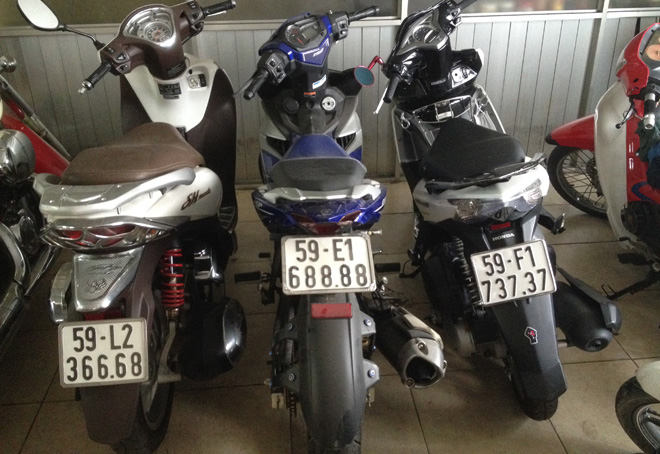
%> input picture code/bien so image test/93def03e-1732-478e-8c83-3ffd1bad1c42.jpg, 660 x 454 px
$ octave --eval "result = angle(imread('bien so image test/93def03e-1732-478e-8c83-3ffd1bad1c42.jpg'));"   (GNU Octave 9; MATLAB toolbox functions it lacks are replaced by stand-ins)
%> lines starting %> are read from the running program, lines starting %| are printed output that depends on the picture; in (x1, y1, x2, y2) boxes, pixels count from 0 and x2, y2 are one past the last pixel; in counts of white or black regions, pixels touching at a corner belong together; the program's own positions count from 1
function y= angle(rgb )
%ANGLE Summary of this function goes here
%   Detailed explanation goes here
gray=rgb2gray(rgb);
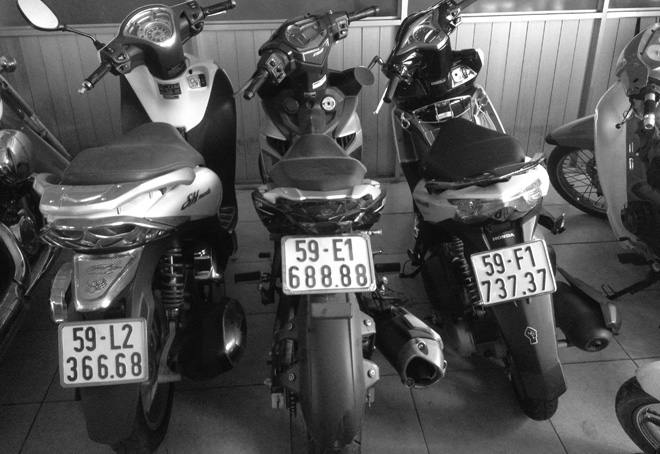
%> gray: size 454x660 uint8; min 6, max 255, mean 85.3
BW=edge(gray,'canny');
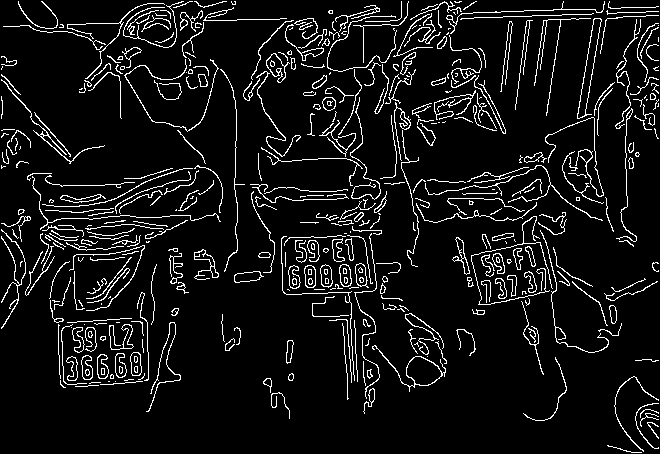
%> BW: size 454x660 logical; 7.8% white in thin lines or dots
BW=imclose(BW,strel('line',10,90));
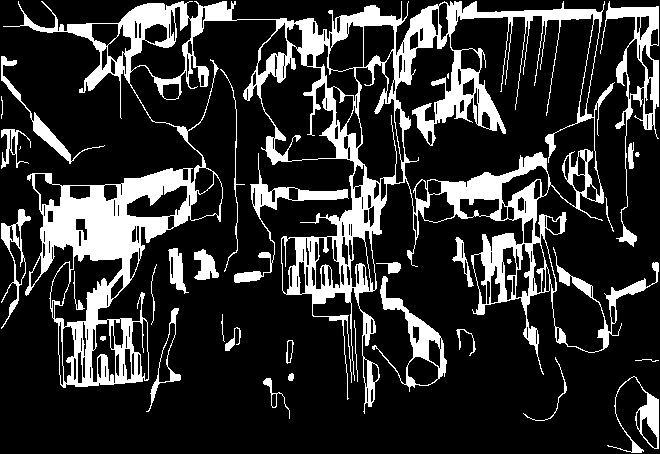
%> BW: size 454x660 logical; 19.5% white; 33 white regions (4 under 20 px), largest, box (x1, y1, x2, y2) and area: (3, 1, 659, 414) 46567, (600, 1, 659, 247) 2646, (372, 276, 447, 392) 1645
[H,theta,rho] = hough(BW);
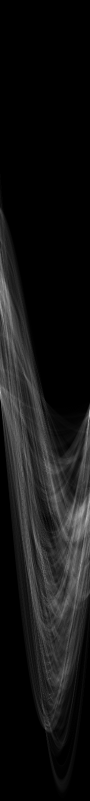
%> H: size 1601x180 double (shown at 1/2 size); min 0, max 453, mean 36.6; drawn with min black and max white
%> theta = 180 values from -90 to 89; rho = 1601 values from -800 to 800
P = houghpeaks(H,1,'threshold',ceil(0.3*max(H(:))));
%> P = [826 180]
lines = houghlines(BW,theta,rho,P,'FillGap',5,'MinLength',7);
%> lines = 14 lines; longest, point1 to point2 (x, y): (546, 16) to (602, 16), (88, 24) to (144, 24), (607, 15) to (659, 15), (489, 17) to (533, 17), (447, 18) to (488, 18), (333, 20) to (373, 20)
% figure, imshow(rgb), hold on
max_len = 0;
p=0;
for k = 1:length(lines)
% [6 lines of commented-out code are left out]
   len = norm(lines(k).point1 - lines(k).point2);
   if ( len > max_len)
      max_len = len;
      p=k;
   end
end
%> this loop made 14 passes
%> (len, max_len, p) on passes 1 to 2: (52, 52, 1), (56, 56, 2)
%> len on passes 3 to 8: 44, 41, 32, 18, 40, 17
A=lines(p).point1;
%> A = [546 16]
B=lines(p).point2;
%> B = [602 16]
goc=atan2(B(2)-A(2),B(1)-A(1));
%> goc = 0
goc=rad2deg(goc);
if goc <80
y=imrotate(rgb,goc,'crop');
%> y is the input picture: size 454x660x3 uint8; mean R, G, B 89.9, 84.6, 77.1
end

end

$ run again, on code/bien so image test/DSC_2071.JPG
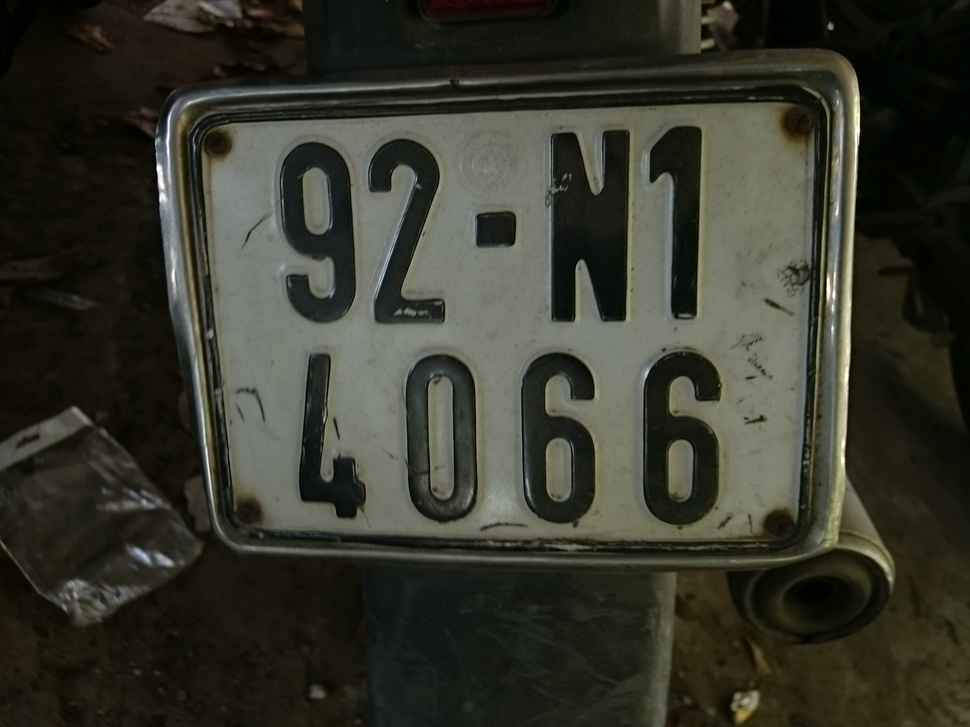
%> input picture code/bien so image test/DSC_2071.JPG, 970 x 727 px, shrunk from 2048 x 1536 before the run
%> in angle, `BW=edge(gray,'canny');`:
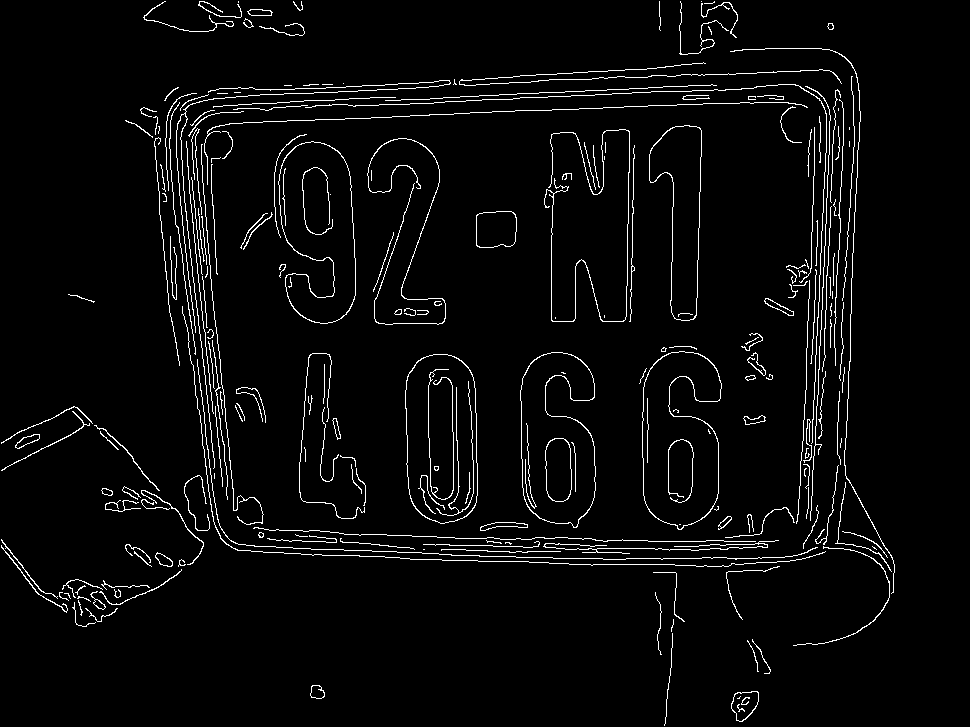
%> BW: size 727x970 logical; 3.7% white in thin lines or dots
%> in angle, `[H,theta,rho] = hough(BW);`:
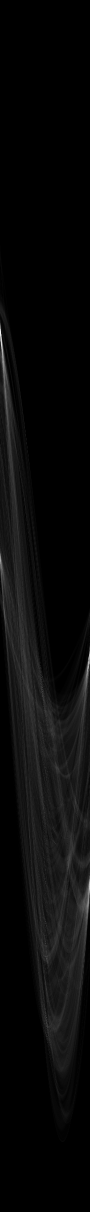
%> H: size 2423x180 double (shown at 1/2 size); min 0, max 616, mean 23.2; drawn with min black and max white
%> theta = 180 values from -90 to 89; rho = 2423 values from -1211 to 1211
%> P = [664 1]
%> lines = 4 lines; point1 to point2 (x, y): (424, 549) to (768, 549), (234, 549) to (414, 549), (813, 549) to (887, 549), (126, 549) to (140, 549)
%> the loop in angle, `for k = 1:length(lines)` made 4 passes
%> (len, max_len) on passes 1 to 3: (14, 14), (180, 180), (344, 344)
%> A = [424 549]
%> B = [768 549]
%> goc = 0
%> in angle, y is the input picture: size 727x970x3 uint8; mean R, G, B 54.7, 55.3, 44

$ run again, on code/bien so image test/T2-0199.jpg
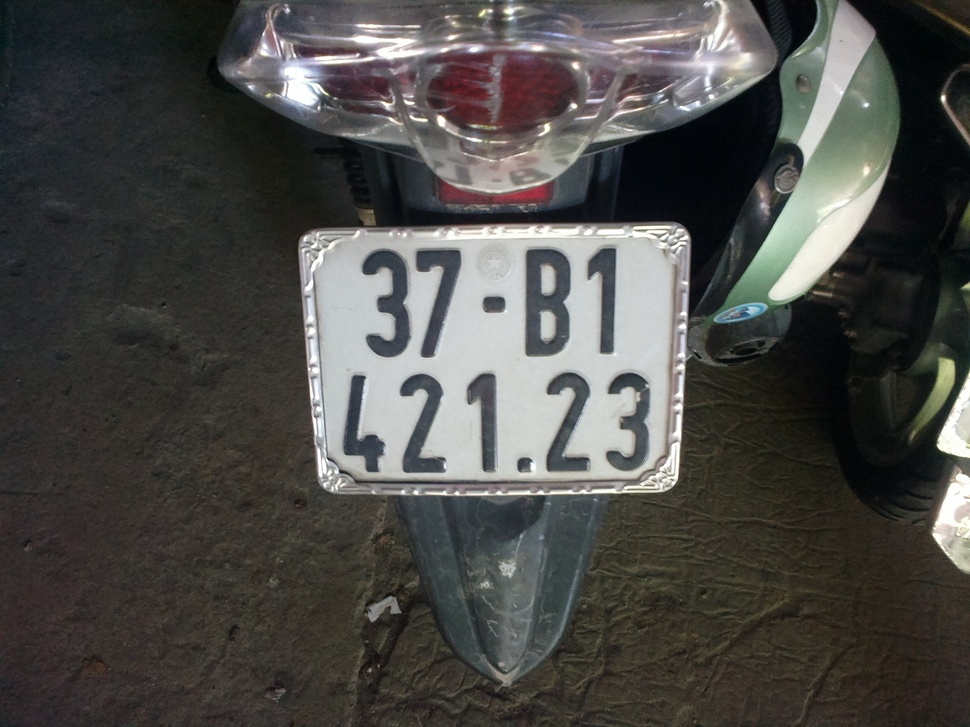
%> input picture code/bien so image test/T2-0199.jpg, 970 x 727 px, shrunk from 2592 x 1944 before the run
%> in angle, `BW=edge(gray,'canny');`:
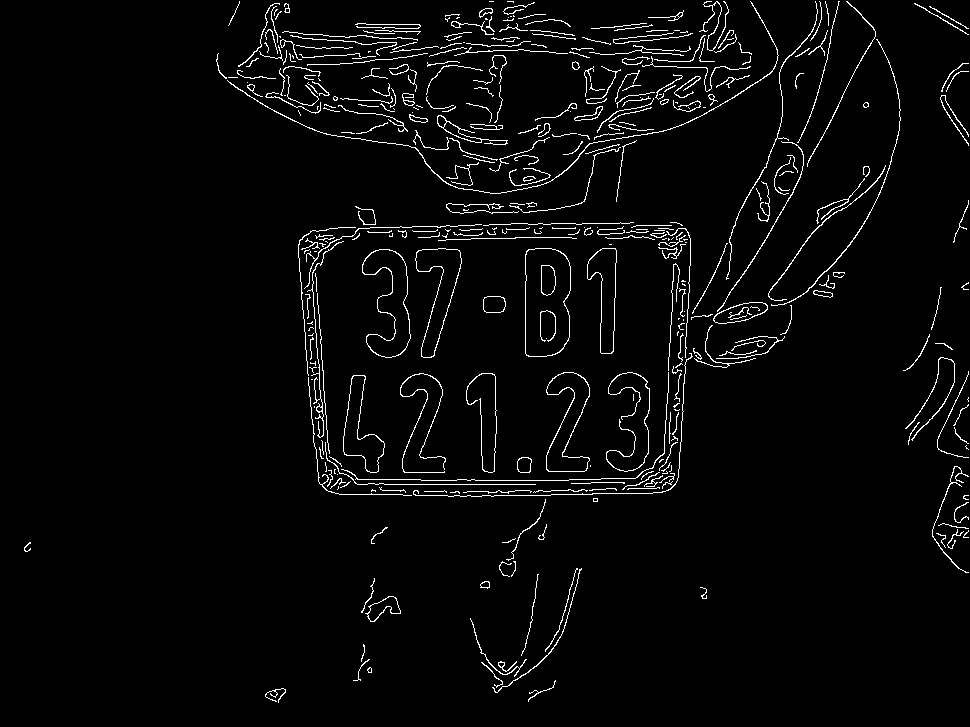
%> BW: size 727x970 logical; 3.2% white in thin lines or dots
%> in angle, `[H,theta,rho] = hough(BW);`:
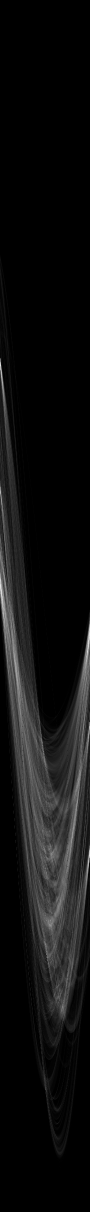
%> H: size 2423x180 double (shown at 1/2 size); min 0, max 395, mean 24.2; drawn with min black and max white
%> theta = 180 values from -90 to 89; rho = 2423 values from -1211 to 1211
%> P = [1295 177]
%> lines = 26 lines; longest, point1 to point2 (x, y): (669, 37) to (683, 37), (626, 40) to (640, 40), (526, 47) to (540, 47), (483, 50) to (497, 50), (426, 54) to (440, 54), (340, 60) to (354, 60)
%> the loop in angle, `for k = 1:length(lines)` made 26 passes
%> (len, max_len) on passes 1 to 3: (9, 9), (10, 10), (14, 14)
%> A = [669 37]
%> B = [683 37]
%> goc = 0
%> in angle, y is the input picture: size 727x970x3 uint8; mean R, G, B 75.3, 74.5, 71.4
